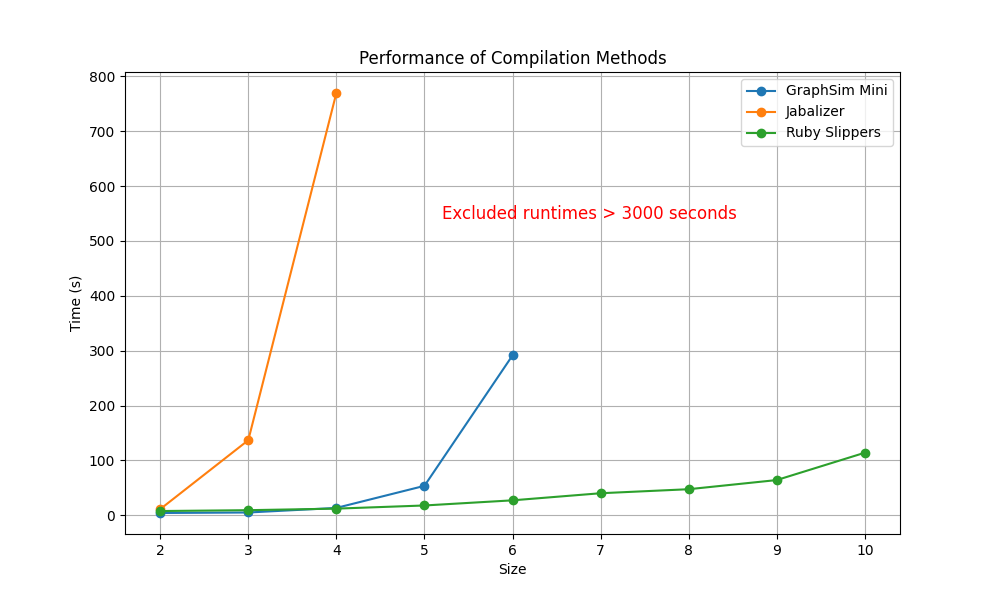

Write the Python code that produced this figure.
import matplotlib.pyplot as plt

# Data for GraphSim Mini
graphsim_mini = {
    2: 4.316492080688477,
    3: 5.233307838439941,
    4: 13.580762147903442,
    5: 53.78805112838745,
    6: 291.41524505615234,
}

# Data for Jabalizer
jabalizer = {
    2: 11.379709959030151,
    3: 136.9883210659027,
    4: 769.641072034835,
}

# Data for Ruby Slippers
ruby_slippers = {
    2: 7.898834228515625,
    3: 9.44984793663,
    4: 12.287305831909,
    5: 18.02216911315918,
    6: 27.38937091827392,
    7: 40.324304819107,
    8: 47.6569011211395,
    9: 64.32893705368042,
    10: 114.1283948421478,
}

# Extract the x and y values for each dataset
sizes_graphsim_mini = list(graphsim_mini.keys())
times_graphsim_mini = list(graphsim_mini.values())

sizes_jabalizer = list(jabalizer.keys())
times_jabalizer = list(jabalizer.values())

sizes_ruby_slippers = list(ruby_slippers.keys())
times_ruby_slippers = list(ruby_slippers.values())

# Create the plot
plt.figure(figsize=(10, 6))
plt.plot(sizes_graphsim_mini, times_graphsim_mini, marker="o", label="GraphSim Mini")
plt.plot(sizes_jabalizer, times_jabalizer, marker="o", label="Jabalizer")
plt.plot(sizes_ruby_slippers, times_ruby_slippers, marker="o", label="Ruby Slippers")

# Add labels and title
plt.xlabel("Size")
plt.ylabel("Time (s)")
plt.title("Performance of Compilation Methods")

# Add a note to the plot
plt.text(5.2, 540, "Excluded runtimes > 3000 seconds", fontsize=12, color="red")

# Add legend
plt.legend()

# Show the plot
plt.grid(True)
# plt.show()

# Save the plot
plt.savefig("plot_compilation_times.png")
